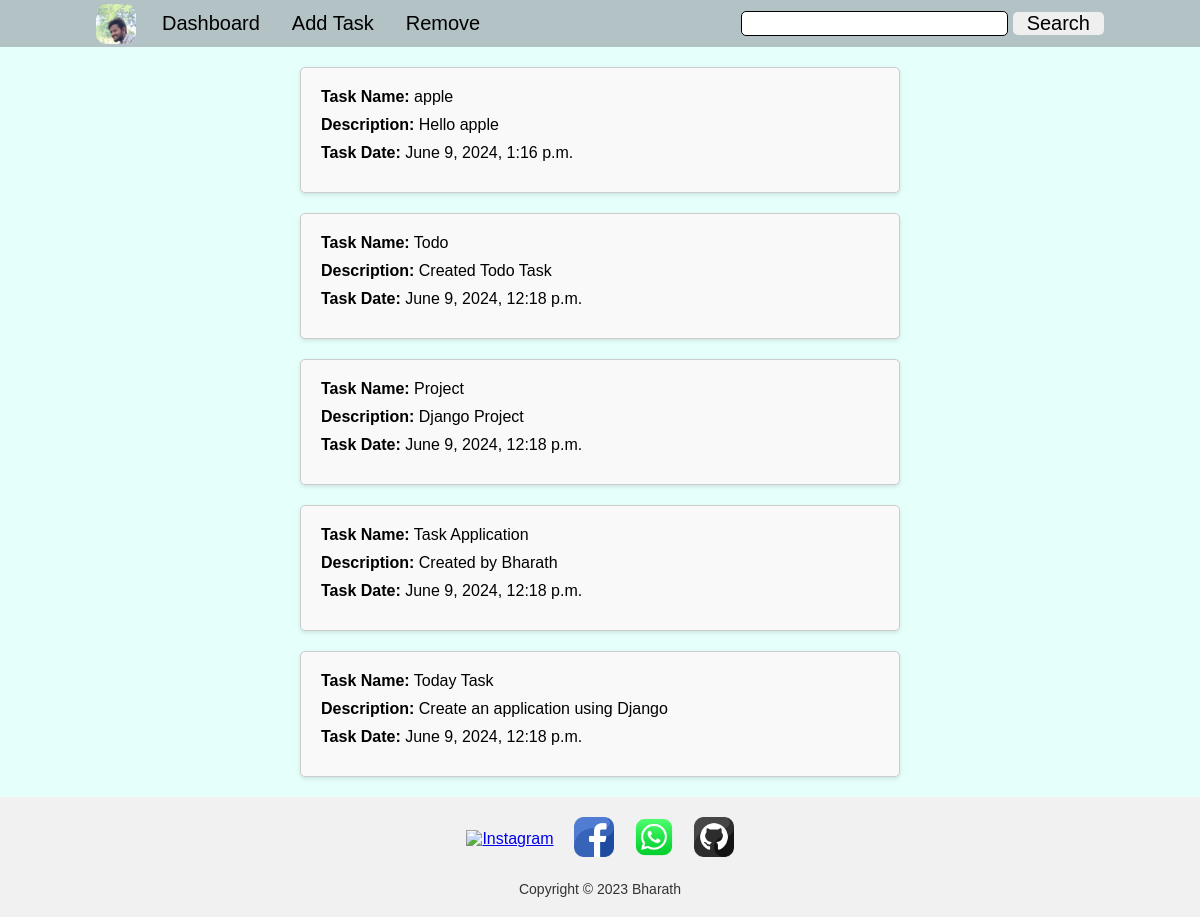
The page / on the database its author committed.
### todo/models.py (models this page shows, shortened)
class Task(models.Model):
    name = models.CharField(max_length=50)
    desc = models.TextField()
    date = models.DateTimeField(default=datetime.now(),blank=True, null=True)

### todo/views.py (the view)
# urls.py: path('',views.dashboard, name="home"),
def dashboard(request):
    users = Task.objects.all().order_by('-date')
    return render(request,'index.html',{'users': users})

### templates/index.html (shortened to what this page needs)
{% extends "base.html" %}
{% block content %}
{% load static %}
<head>
    <link rel="stylesheet" href="{% static 'css/index.css' %}">
</head>
    <div class="tasks-container">
        {% if users %}
            {% for i in users %}
                <div class="task">
                    <div class="task-name"><strong>Task Name:</strong> {{ i.name }}</div>
                    <div class="task-desc"><strong>Description:</strong> {{ i.desc }}</div>
                    <div class="task-date"><strong>Task Date:</strong> {{ i.date }}</div>
                </div>
            {% endfor %}
        {% else %}
            <p>No tasks available.</p>
        {% endif %}
    </div>
{% endblock %}

### templates/base.html (shortened to what this page needs)
<!DOCTYPE html>
<html lang="en">
<head>
</head>
{% load static %}
<body style="background: #e5fffb;">
    {% include "header.html" %}
    <div class="main">
        {% block content %}
        {% endblock %}
    </div>
    {% include "footer.html" %}
</body>
</html>

### templates/header.html (shortened to what this page needs)
{% load static %}
<head>
  <link rel="stylesheet" href="{% static 'css/header.css' %}">
</head>
<header>
  <nav class="nav-bar">
    <div class="container">
      <ul>
        <li><img src="/static/img/bharath.png" alt="loading" class="logo"></li>
        <li><a href="{% url 'home' %}"> Dashboard </a></li>
        <li><a href="{% url 'add' %}"> Add Task </a></li>
        <li><a href="{% url 'remove' %}"> Remove   </a></li>
      </ul>
      <div class="search">
        <form method='post' action="{% url 'search' %}">
          <input type="search" name="name" id="" required/>
          <button type='submit' >Search</button>
        </form>
      </div>
    </div>
  </nav>
</header>

### templates/footer.html
{% load static %}
<head>
    <link rel="stylesheet" href="{% static 'css/footer.css' %}">
</head>
<footer>
    <div class="container">
        <ul>
            <li><a href="https://www.instagram.com/bharath.1433/"><img src="/static/img/insta.png" alt="Instagram"></a></li>
            <li><a href="https://www.facebook.com/profile.php?id=100009668465597"><img src="/static/img/fb.png" alt="Facebook"></a></li>
            <li><a href="https://wa.me/8802561515"><img src="/static/img/wapp.png" alt="WhatsApp"></a></li>
            <li><a href="https://github.com/mbharath246"><img src="/static/img/git.png" alt="GitHub"></a></li>
        </ul>
        <div class="text">
            <p>Copyright &copy; 2023 Bharath</p>
        </div>
    </div>
</footer>

### static/css/header.css (style rules this page uses)
* { margin: 0; padding: 0; box-sizing: border-box; font-family: Arial, sans-serif; }
.nav-bar { background-color: #8a8f968a; }
header .container { display: flex; align-items: center; justify-content: space-between; margin: 0 8%; }
header .container ul { display: flex; list-style-type: none; padding: 0px; justify-content: space-between; margin: 0; align-items: center; }
header .container ul li { display: flex; align-items: center; }
header .container ul li .logo { height: 40px; margin-right: 10px; border-radius: 10px; }
header .search form button { padding: 0 10px; text-decoration: none; color: black; font-size: 20px; cursor: pointer; padding: 0 14px; border-radius: 5px; border: none; }
header .search input[type="search"] { font-size: 20px; border-radius: 5px; border: 0.5px solid; }
header .container ul li a { text-decoration: none; color: black; font-size: 20px; display: block; text-align: center; padding: 12px 16px; }

### static/css/index.css (style rules this page uses)
.tasks-container { display: flex; flex-direction: column; gap: 20px; margin: 20px auto; max-width: 600px; }
.task { padding: 20px; border: 1px solid #ccc; border-radius: 5px; background-color: #f9f9f9; box-shadow: 0 2px 4px rgba(0, 0, 0, 0.1); }
.task div { margin-bottom: 10px; }
.task-name, .task-desc, .task-date { font-size: 16px; }
.task-name strong, .task-desc strong, .task-date strong { font-weight: bold; }

### static/css/footer.css (style rules this page uses)
footer { background-color: #f1f1f1; padding: 20px 0; position: relative; }
footer .container { display: flex; flex-direction: column; align-items: center; justify-content: center; max-width: 1200px; margin: 0 auto; padding: 0 20px; }
footer .container ul { display: flex; align-items: center; justify-content: center; list-style: none; margin-bottom: 20px; }
footer .container ul li { margin: 0 10px; }
footer .container ul li img { height: 40px; width: 40px; transition: all 0.2s ease-in; }
footer .text { text-align: center; }
footer .text p { font-size: 14px; color: #333; }

### rows shown on the page
Task: name "apple", desc "Hello apple", date "June 9, 2024, 1:16 p.m."
Task: name "Todo", desc "Created Todo Task", date "June 9, 2024, 12:18 p.m."
Task: name "Project", desc "Django Project", date "June 9, 2024, 12:18 p.m."
Task: name "Task Application", desc "Created by Bharath", date "June 9, 2024, 12:18 p.m."
Task: name "Today Task", desc "Create an application using Django", date "June 9, 2024, 12:18 p.m."
